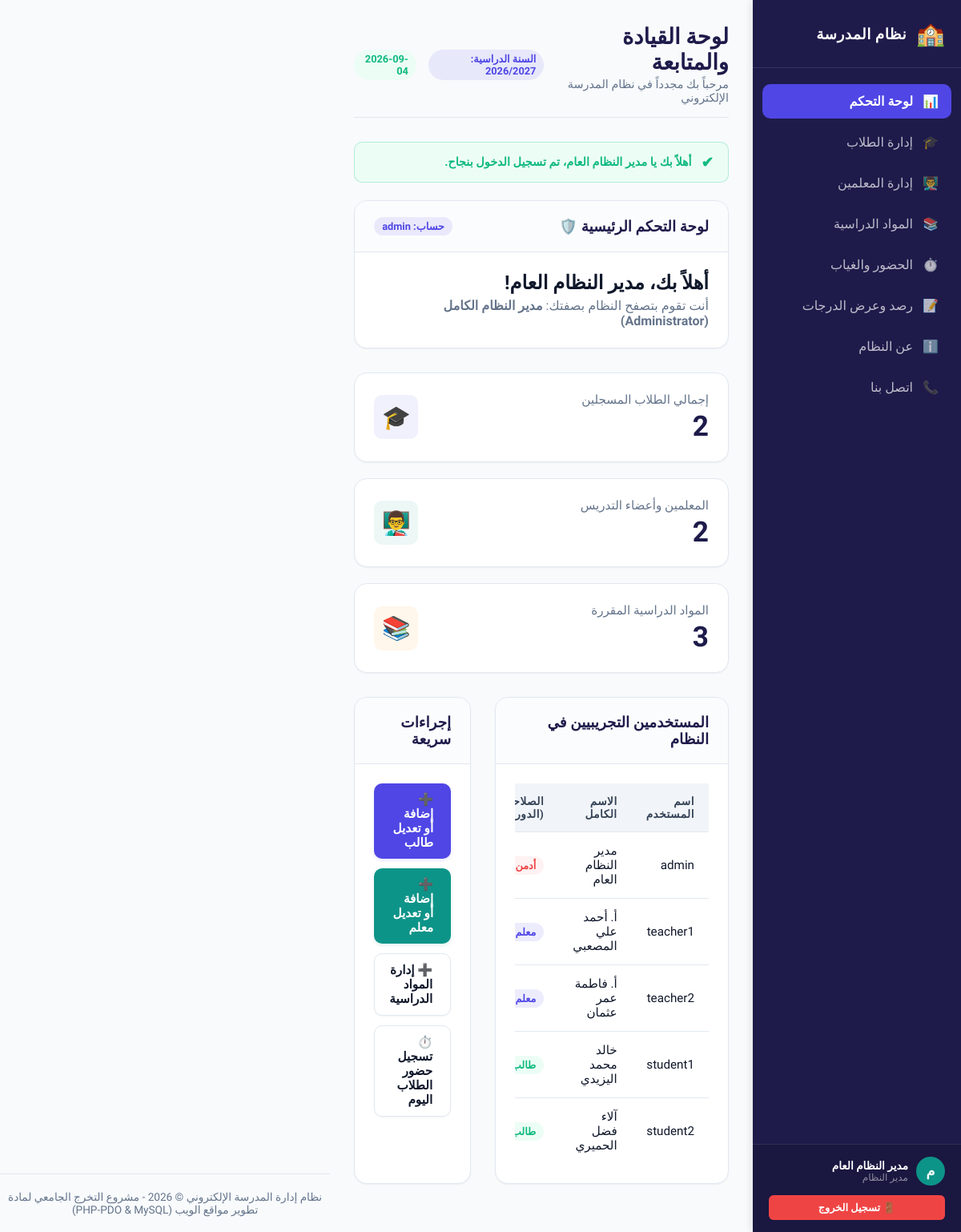
/index.php (signed in), run on the app's committed database.
### tables this page shows
CREATE TABLE `users` (
    `id` INT AUTO_INCREMENT PRIMARY KEY,
    `username` VARCHAR(50) NOT NULL UNIQUE,
    `password` VARCHAR(255) NOT NULL,
    `full_name` VARCHAR(100) NOT NULL,
    `email` VARCHAR(100) NOT NULL UNIQUE,
    `role` ENUM('admin', 'teacher', 'student') NOT NULL,
    `created_at` TIMESTAMP DEFAULT CURRENT_TIMESTAMP
);

### index.php (the view, shortened to what this page needs)
<?php
require_once __DIR__ . '/includes/header.php';
$students_count = 0;
$teachers_count = 0;
$subjects_count = 0;
try {
    $students_count = $pdo->query("SELECT COUNT(*) FROM students")->fetchColumn();
    $teachers_count = $pdo->query("SELECT COUNT(*) FROM teachers")->fetchColumn();
    $subjects_count = $pdo->query("SELECT COUNT(*) FROM subjects")->fetchColumn();
} catch (PDOException $e) {
    error_log("Error fetching system stats: " . $e->getMessage());
}
?>
<div class="panel-card slide-up">
    <div class="panel-header">
        <span class="panel-title">لوحة التحكم الرئيسية 🛡️</span>
        <span class="badge badge-primary">حساب: <?php echo htmlspecialchars($username); ?></span>
    </div>
    <div class="panel-body">
        <h2>أهلاً بك، <?php echo htmlspecialchars($user_full_name); ?>!</h2>
        <p style="color: var(--text-muted); margin-top: 5px;">أنت تقوم بتصفح النظام بصفتك:
            <strong>
                <?php
                if ($user_role === 'admin') echo 'مدير النظام الكامل (Administrator)';
                elseif ($user_role === 'teacher') echo 'كادر تدريسي (Teacher)';
                else echo 'طالب مدرسي (Student)';
                ?>
            </strong>
        </p>
    </div>
</div>
<?php if ($user_role === 'admin'): ?>
    <div class="stats-grid">
        <div class="stat-card">
            <div class="stat-info">
                <span class="stat-label">إجمالي الطلاب المسجلين</span>
                <span class="stat-value"><?php echo $students_count; ?></span>
            </div>
            <div class="stat-icon">🎓</div>
        </div>
        <div class="stat-card">
            <div class="stat-info">
                <span class="stat-label">المعلمين وأعضاء التدريس</span>
                <span class="stat-value"><?php echo $teachers_count; ?></span>
            </div>
            <div class="stat-icon teal-theme">👨‍🏫</div>
        </div>
        <div class="stat-card">
            <div class="stat-info">
                <span class="stat-label">المواد الدراسية المقررة</span>
                <span class="stat-value"><?php echo $subjects_count; ?></span>
            </div>
            <div class="stat-icon orange-theme">📚</div>
        </div>
    </div>
    <div class="info-grid">
        <div class="panel-card">
            <div class="panel-header">
                <span class="panel-title">المستخدمين التجريبيين في النظام</span>
            </div>
            <div class="panel-body">
                <div class="table-responsive">
                    <table class="table-custom">
                        <thead>
                            <tr>
                                <th>اسم المستخدم</th>
                                <th>الاسم الكامل</th>
                                <th>الصلاحية (الدور)</th>
                            </tr>
                        </thead>
                        <tbody>
                            <?php
                            $stmt = $pdo->query("SELECT username, full_name, role FROM users ORDER BY id ASC");
                            while ($row = $stmt->fetch()):
                            ?>
                            <tr>
                                <td><code><?php echo htmlspecialchars($row['username']); ?></code></td>
                                <td><?php echo htmlspecialchars($row['full_name']); ?></td>
                                <td>
                                    <?php if ($row['role'] === 'admin'): ?>
                                        <span class="badge badge-danger">أدمن</span>
                                    <?php elseif ($row['role'] === 'teacher'): ?>
                                        <span class="badge badge-primary">معلم</span>
                                    <?php else: ?>
                                        <span class="badge badge-success">طالب</span>
                                    <?php endif; ?>
                                </td>
                            </tr>
                            <?php endwhile; ?>
                        </tbody>
                    </table>
                </div>
            </div>
        </div>
        <div class="panel-card">
            <div class="panel-header">
                <span class="panel-title">إجراءات سريعة</span>
            </div>
            <div class="panel-body" style="display: flex; flex-direction: column; gap: 12px;">
                <a href="students/index.php" class="btn btn-primary btn-block">➕ إضافة أو تعديل طالب</a>
                <a href="teachers/index.php" class="btn btn-secondary btn-block">➕ إضافة أو تعديل معلم</a>
                <a href="subjects/index.php" class="btn btn-light btn-block" style="text-align: right; justify-content: flex-start; gap: 10px;">➕ إدارة المواد الدراسية</a>
                <a href="attendance/index.php" class="btn btn-light btn-block" style="text-align: right; justify-content: flex-start; gap: 10px;">⏱️ تسجيل حضور الطلاب اليوم</a>
            </div>
        </div>
    </div>
<?php endif; ?>
<?php
require_once __DIR__ . '/includes/footer.php';
?>

### css/style.css (style rules this page uses)
:root { --primary-color: #4f46e5; --primary-hover: #4338ca; --secondary-color: #0d9488; --secondary-hover: #0f766e; --bg-color: #f8fafc; --card-bg: #ffffff; --text-main: #0f172a; --text-muted: #64748b; --border-color: #e2e8f0; --success-color: #10b981; --success-bg: #ecfdf5; --error-color: #ef4444; --error-bg: #fef2f2; --warning-color: #f59e0b; --warning-bg: #fffbeb; --shadow-sm: 0 1px 2px 0 rgba(0, 0, 0, 0.05); --shadow-md: 0 4px 6px -1px rgba(0, 0, 0, 0.1), 0 2px 4px -2px rgba(0, 0, 0, 0.1); --shadow-lg: 0 10px 15px -3px rgba(0, 0, 0, 0.1), 0 4px 6px -4px rgba(0, 0, 0, 0.1); --radius-sm: 6px; --radius-md: 10px; --radius-lg: 16px; --sidebar-width: 260px; }
* { margin: 0; padding: 0; box-sizing: border-box; font-family: 'Tajawal', sans-serif; }
body { background-color: var(--bg-color); color: var(--text-main); direction: rtl; min-height: 100vh; display: flex; }
.slide-up { animation: slideUp 0.4s ease-out forwards; }
.btn { display: inline-flex; align-items: center; justify-content: center; padding: 11px 22px; font-size: 0.95rem; font-weight: 700; border-radius: var(--radius-md); border: none; cursor: pointer; transition: all 0.25s ease; gap: 8px; text-decoration: none; }
.btn-primary { background-color: var(--primary-color); color: #fff; box-shadow: 0 2px 4px rgba(79, 70, 229, 0.15); }
.btn-secondary { background-color: var(--secondary-color); color: #fff; box-shadow: 0 2px 4px rgba(13, 148, 136, 0.15); }
.btn-light { background-color: #fff; color: var(--text-main); border: 1px solid var(--border-color); box-shadow: var(--shadow-sm); }
.btn-block { width: 100%; }
.stats-grid { display: grid; grid-template-columns: repeat(auto-fit, minmax(240px, 1fr)); gap: 20px; margin-bottom: 30px; }
.stat-card { background-color: var(--card-bg); border-radius: var(--radius-lg); padding: 24px; box-shadow: var(--shadow-sm); border: 1px solid var(--border-color); display: flex; align-items: center; justify-content: space-between; transition: all 0.3s ease; animation: slideUp 0.4s ease-out forwards; }
.stat-info { display: flex; flex-direction: column; }
.stat-label { font-size: 0.95rem; color: var(--text-muted); font-weight: 500; margin-bottom: 5px; }
.stat-value { font-size: 2.2rem; font-weight: 800; color: #1e1b4b; line-height: 1.1; }
.stat-icon { width: 55px; height: 55px; border-radius: var(--radius-md); background-color: rgba(79, 70, 229, 0.08); color: var(--primary-color); display: flex; align-items: center; justify-content: center; font-size: 1.8rem; }
.stat-icon.teal-theme { background-color: rgba(13, 148, 136, 0.08); color: var(--secondary-color); }
.stat-icon.orange-theme { background-color: rgba(245, 158, 11, 0.08); color: var(--warning-color); }
.panel-card { background-color: var(--card-bg); border-radius: var(--radius-lg); border: 1px solid var(--border-color); box-shadow: var(--shadow-sm); margin-bottom: 30px; overflow: hidden; }
.panel-header { padding: 20px 24px; border-bottom: 1px solid var(--border-color); background-color: rgba(248, 250, 252, 0.6); display: flex; justify-content: space-between; align-items: center; }
.panel-title { font-size: 1.15rem; font-weight: 700; color: #1e1b4b; }
.panel-body { padding: 24px; }
.table-responsive { width: 100%; overflow-x: auto; }
.table-custom { width: 100%; border-collapse: collapse; text-align: right; }
.table-custom th, .table-custom td { padding: 14px 18px; border-bottom: 1px solid var(--border-color); font-size: 0.95rem; }
.table-custom th { background-color: #f1f5f9; color: #334155; font-weight: 700; font-size: 0.85rem; text-transform: uppercase; letter-spacing: 0.5px; }
.table-custom tbody tr { transition: background-color 0.2s ease; }
.table-custom tbody tr:last-child td { border-bottom: none; }
.badge { display: inline-flex; align-items: center; padding: 4px 10px; font-size: 0.8rem; font-weight: 700; border-radius: 50px; }
.badge-primary { background-color: rgba(79, 70, 229, 0.1); color: var(--primary-color); }
.badge-success { background-color: var(--success-bg); color: var(--success-color); }
.badge-danger { background-color: var(--error-bg); color: var(--error-color); }
.info-grid { display: grid; grid-template-columns: 2fr 1fr; gap: 30px; }

### data on the page
users: username "admin", full_name "مدير النظام العام", role "أدمن"
users: username "teacher1", full_name "أ. أحمد علي المصعبي", role "معلم"
users: username "teacher2", full_name "أ. فاطمة عمر عثمان", role "معلم"
users: username "student1", full_name "خالد محمد اليزيدي", role "طالب"
users: username "student2", full_name "آلاء فضل الحميري", role "طالب"

### other printed values
$avatar_letter "م"
$user_full_name "مدير النظام العام"
$_SESSION['success'] "أهلاً بك يا مدير النظام العام، تم تسجيل الدخول بنجاح."
$username "admin"
$students_count "2"
$teachers_count "2"
$subjects_count "3"
